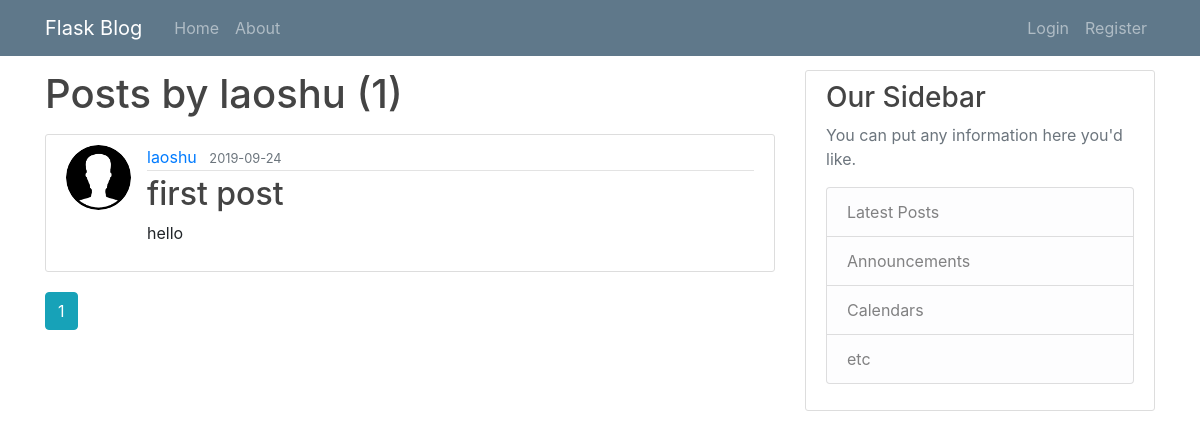
/post/laoshu, run on an earlier commit of the app's database.
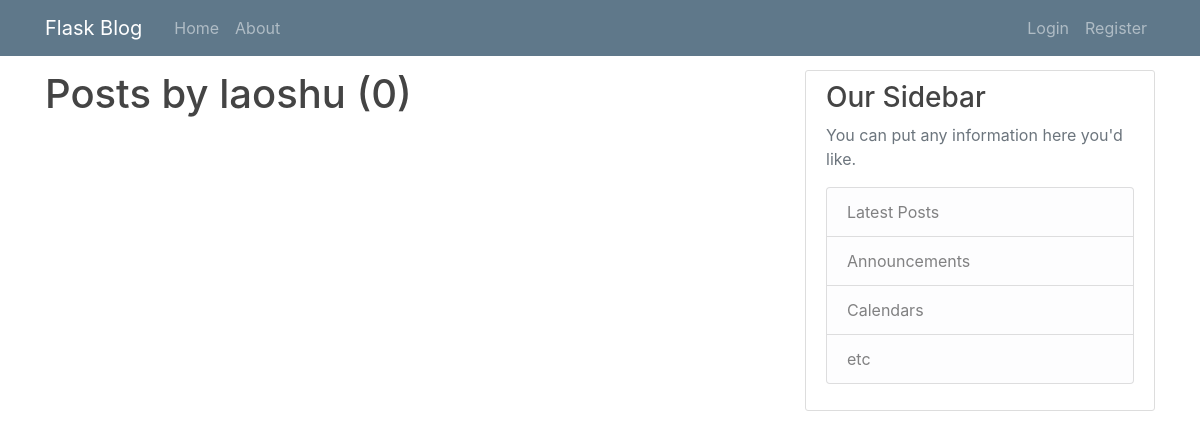
And on a later commit of the database.
### flaskblog/models.py (models this page shows, shortened)
class Post(db.Model, UserMixin):
    id = db.Column(db.Integer, primary_key=True)
    title = db.Column(db.String(100), nullable = False)
    date = db.Column(db.DateTime, nullable=False, default = datetime.utcnow)
    content = db.Column(db.Text)
    user_id = db.Column(db.Integer, db.ForeignKey('user.id'), nullable=False)

class User(db.Model, UserMixin):
    id = db.Column(db.Integer, primary_key=True)
    username = db.Column(db.String(20), unique=True, nullable=False)
    email = db.Column(db.String(120), unique=True, nullable=False)
    image_file = db.Column(db.String(20), nullable=False, default='default.jpg')
    password = db.Column(db.String(60), nullable=False)
    posts = db.relationship('Post', backref='author', lazy=True)

### flaskblog/route.py (the view)
@app.route('/post/<string:username>')
def user_posts(username):
    page = request.args.get('page',1, type=int)
    user = User.query.filter_by(username = username).first_or_404()
    posts = Post.query.filter_by(author = user).order_by(Post.date.desc()).paginate(page=page, per_page = 5)
    return render_template('user_posts.html', user=user, posts=posts)

### flaskblog/templates/user_posts.html
{% extends "layout.html" %}
{% block content %}
<h1 class="mb-3">Posts by {{ user.username }} ({{ posts.total }})</h1>
{% for post in posts.items %}
<article class="media content-section">
    <img class="rounded-circle article-img" src="{{ url_for('static', filename='profile_pics/' + post.author.image_file) }}">
    <div class="media-body">
        <div class="article-metadata">
            <a class="mr-2" href="{{ url_for('user_posts', username=post.author.username) }}">{{ post.author.username }}</a>
            <small class="text-muted">{{ post.date.strftime('%Y-%m-%d') }}</small>
        </div>
        <h2><a class="article-title" href="{{ url_for('post', post_id=post.id) }}">{{ post.title }}</a></h2>
        <p class="article-content">{{ post.content }}</p>
    </div>
</article>
{% endfor %}
{% for page_num in posts.iter_pages(left_edge=1, right_edge=1, left_current=1, right_current=2) %}
{% if page_num %}
{% if posts.page == page_num %}
<a class="btn btn-info mb-4" href="{{ url_for('user_posts', username=user.username, page=page_num) }}">{{ page_num }}</a>
{% else %}
<a class="btn btn-outline-info mb-4" href="{{ url_for('user_posts', username=user.username, page=page_num) }}">{{ page_num }}</a>
{% endif %}
{% else %}
...
{% endif %}
{% endfor %}
{% endblock content %}

What changed in the data, as far as the page shows it:
removed Post: image_file (placeholder picture), author.username "laoshu", date "2019-09-24", title "first post", content "hello"
Also different on the page:
{{ posts.total }}: "1" → "0"
list line gone: "1"
